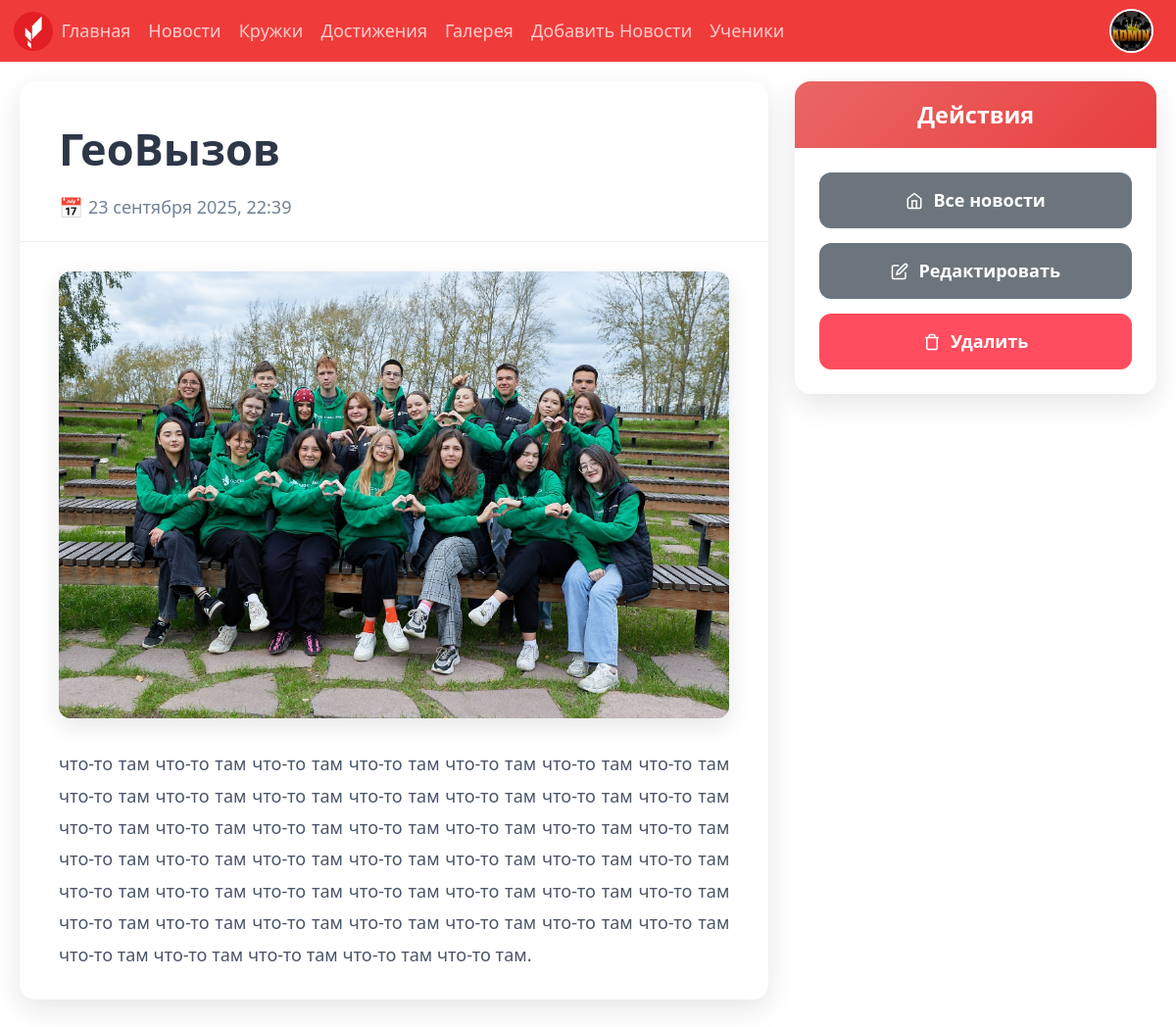
The app's page /post/4/ (signed in) with its own data.
### accounts/models.py (models this page shows, shortened)
class CustomUser(AbstractUser):
    patronymic = models.CharField('Отчество', max_length=150, blank=True)
    avatar = models.ImageField(
        'Аватар',
        upload_to=user_avatar_path,
        default='users/default_avatar.svg'
    )
    class Meta:
        verbose_name = 'Пользователь'
        verbose_name_plural = 'Пользователи'

### news/models.py (models this page shows, shortened)
class News(models.Model):
    title = models.CharField('Название',max_length=200)
    body = models.TextField('Содержание')
    date = models.DateTimeField('Дата',auto_now_add=True)
    image = models.ImageField('Изображение',upload_to='images/')
    class Meta:
        ordering = ['-date',]
        verbose_name = 'Новость'
        verbose_name_plural = 'Новости'

### news/views.py (the view)
# urls.py: path('post/<int:pk>/', BlogDetailView.as_view(), name='post_detail'),
class BlogDetailView(DetailView):
    model = News
    template_name = 'post_detail.html'

### templates/post_detail.html (shortened to what this page needs)
{% extends 'base.html' %}
{% load static %}
    {% block content %}
    <link href="{% static 'css/post_detail.css' %}" rel="stylesheet">
</head>
<body>
    <div class="animation-card">
        <div class="news-detail-container">
            <div class="row">
                <div class="col-md-8">
                    <div class="news-detail-card">
                        <div class="news-header">
                            <h1 class="news-title">{{ news.title }}</h1>
                            <div class="news-meta">
                                <span class="news-date">{{ news.date|date:"d E Y, H:i" }}</span>
                            </div>
                        </div>
                        <div class="news-content">
                            {% if news.image %}
                            <div class="news-image-container">
                                <a data-fancybox="gallery" data-src="{{ news.image.url }}"><img class="news-image" src="{{ news.image.url }}"></a>
                            </div>
                            {% endif %}
                            <div class="news-body">
                                {{ news.body|linebreaks }}
                            </div>
                        </div>
                    </div>
                </div>
                <div class="col-md-4">
                    <div class="sidebar-card">
                        <div class="sidebar-header">
                            <h5>Действия</h5>
                        </div>
                        <div class="sidebar-body">
                            {% if user.is_superuser %}
                                <div class="side-bar-buttons">
                                    <a href="{% url 'news' %}" class="btn-custom btn-all-news">
                                        <svg width="18" height="18" viewBox="0 0 24 24" fill="none" stroke="currentColor" stroke-width="2">
                                            <path d="M3 9l9-7 9 7v11a2 2 0 0 1-2 2H5a2 2 0 0 1-2-2z"></path>
                                            <polyline points="9 22 9 12 15 12 15 22"></polyline>
                                        </svg>
                                        Все новости
                                    </a>
                                    <a href="{% url 'post_edit' news.pk %}" class="btn-custom btn-edit">
                                        <svg width="18" height="18" viewBox="0 0 24 24" fill="none" stroke="currentColor" stroke-width="2">
                                            <path d="M11 4H4a2 2 0 0 0-2 2v14a2 2 0 0 0 2 2h14a2 2 0 0 0 2-2v-7"></path>
                                            <path d="M18.5 2.5a2.121 2.121 0 0 1 3 3L12 15l-4 1 1-4 9.5-9.5z"></path>
                                        </svg>
                                        Редактировать
                                    </a>
                                    <a href="{% url 'post_delete' news.pk %}" class="btn-custom btn-delete">
                                        <svg width="18" height="18" viewBox="0 0 24 24" fill="none" stroke="currentColor" stroke-width="2">
                                            <path d="M3 6h18"></path>
                                            <path d="M19 6v14a2 2 0 0 1-2 2H7a2 2 0 0 1-2-2V6"></path>
                                            <path d="M8 6V4a2 2 0 0 1 2-2h4a2 2 0 0 1 2 2v2"></path>
                                        </svg>
                                        Удалить
                                    </a>
                                </div>
                            {% endif %}
                        </div>
                    </div>
                </div>
            </div>
        </div>
    </div>
    {% endblock content %}

### templates/base.html (shortened to what this page needs)
<!DOCTYPE html>
{% load static %}
<html lang="ru">
<head>
    <link href="{% static 'css/base.css' %}" rel="stylesheet">
    <link rel="stylesheet" href="{% static 'css/style.css' %}">
    <link href="https://cdn.jsdelivr.net/npm/bootstrap@5.3.3/dist/css/bootstrap.min.css" rel="stylesheet"
>
    <link
        rel="stylesheet"
        href="https://cdn.jsdelivr.net/npm/@fancyapps/ui@6.0/dist/fancybox/fancybox.css"
    />
</head>
<body class="{% block body_class %}{% endblock %}">
    {% block header %}
    <header>
        <nav class="navbar navbar-expand-lg bg-body-tertiary" id="mn-navbar">
            <div class="container-fluid">
                <a href="{% url 'index' %}" class="d-flex align-items-center text-decoration-none">
                    <img src="{% static 'Images/main-icon.svg' %}" alt="icon" id="logo-image" style="width: 40px; height: 40px; object-fit: contain;">
                </a>
                <div class="collapse navbar-collapse" id="navbarNav">
                    <ul class="navbar-nav" id="nav-bar">
                        <li class="nav-item">
                            <a class="nav-link" aria-current="page" href="{% url 'index' %}">Главная</a>
                        </li>
                        <li class="nav-item">
                            <a class="nav-link" aria-current="page" href="{% url 'news' %}">Новости</a>
                        </li>
                        <li class="nav-item">
                            <a class="nav-link" aria-current="page" href="{% url 'activities' %}">Кружки</a>
                        </li>
                        <li class="nav-item">
                            <a class="nav-link" aria-current="page" href="{% url 'achievements' %}">Достижения</a>
                        </li>
                        <li class="nav-item">
                            <a class="nav-link" aria-current="page" href="{% url 'gallery' %}">Галерея</a>
                        </li>
                        {% if user.is_superuser %}
                        <li class="nav-item">
                            <a class="nav-link" aria-current="page" href="{% url 'post_new' %}">Добавить Новости</a>
                        </li>
                        {% endif %}
                        {% if user.is_superuser %}
                        <li class="nav-item">
                            <a class="nav-link" aria-current="page" href="{% url 'studentslist' %}">Ученики</a>
                        </li>
                        {% endif %}
                    </ul>
                    <ul class="navbar-nav ms-auto mg-r-main" id="navbarNav">
                        {% if user.is_authenticated %}
                        <li class="nav-item desktop-only">
                            <a aria-current="page" href="{% url 'dashboard' %}"><img src="{{ user.avatar.url }}" alt="Аватар" class="user-avatar" onerror="this.src='/media/users/default_avatar.png'"></a>
                        </li>
                        {% endif %}
                    </ul>
                </div>
            </div>
        </nav>
    </header>
    {% endblock header %}
    {% block content %}
    {% endblock content %}
</body>
</html>

### static/css/base.css (style rules this page uses)
.news-image { width: 100%; height: auto; display: block; transition: transform 0.3s ease; }
.animation-card { animation: fadeIn 0.6s ease-out; }
#mn-navbar { background-color: rgb(240, 59, 59) !important; }
.nav-link { color: rgb(255, 204, 204) !important; }
#logo-image { width: 2%; }
.mg-r-main { margin-right: 10px; }
.user-avatar { width: 45px; height: 45px; border-radius: 50%; object-fit: cover; border: 2px solid white; cursor: pointer; transition: transform 0.3s; }
.desktop-only { display: block; }
@media (max-width: 2000px) { #logo-image { width: 2%; } }
@media (max-width: 1500px) { #logo-image { width: 3%; } }

### static/css/style.css (style rules this page uses)
* { font-size: 18px; }

### static/css/post_detail.css (style rules this page uses)
.news-detail-container { max-width: 1500px; margin: 0 auto; padding: 20px; }
.news-detail-card { background: white; border-radius: 16px; box-shadow: 0 10px 30px rgba(0, 0, 0, 0.1); overflow: hidden; margin-bottom: 30px; }
.news-header { padding: 40px 40px 20px; border-bottom: 1px solid #e9ecef; }
.news-title { color: #2d3748; font-size: 2.5rem; font-weight: 700; margin-bottom: 15px; line-height: 1.3; }
.news-meta { display: flex; align-items: center; gap: 15px; color: #718096; font-size: 1rem; }
.news-date { display: flex; align-items: center; gap: 5px; }
.news-date::before { content: "📅"; font-size: 1.1rem; }
.news-content { padding: 30px 40px; }
.news-image-container { margin-bottom: 30px; border-radius: 12px; overflow: hidden; box-shadow: 0 8px 25px rgba(0, 0, 0, 0.1); }
.news-image { width: 100%; height: auto; display: block; transition: transform 0.3s ease; }
.news-body { font-size: 1.1rem; line-height: 1.8; color: #4a5568; text-align: justify; }
.news-body p { margin-bottom: 1.5rem; }
.news-body p:last-child { margin-bottom: 0; }
.sidebar-card { background: white; border-radius: 16px; box-shadow: 0 10px 30px rgba(0, 0, 0, 0.1); overflow: hidden; margin-bottom: 30px; }
.sidebar-header { background: linear-gradient(135deg, #ea6666 0%, #e93f3f 100%); color: white; padding: 20px; text-align: center; }
.sidebar-header h5 { margin: 0; font-size: 1.3rem; font-weight: 600; }
.sidebar-body { padding: 25px; }
.side-bar-buttons { display: flex; flex-direction: column; gap: 15px; }
.btn-custom { padding: 15px 20px; border-radius: 12px; font-weight: 600; text-decoration: none; text-align: center; transition: all 0.3s ease; border: none; display: flex; align-items: center; justify-content: center; gap: 10px; font-size: 1rem; }
.btn-all-news { background: #6c757d; color: white; }
.btn-edit { background: #6c757d; color: white; }
.btn-delete { background: #ff4d5f; color: white; }

### records on screen
CustomUser: avatar (picture)
News: title "ГеоВызов", date "23 сентября 2025, 22:39", image (picture), body "что-то там что-то там что-то там что-то там что-то там что-то там что-то там что-то там что-то там что-то там что-то там что-то там что-то там что-то там что-то там что-то там что-то там что-то там что-то там что-то там что-то там что-то там что-то там что-то там что-то там что-то там что-то там что-то там что-то там что-то там что-то там что-то там что-то там что-то там что-то там что-то там что-то там что-то там что-то там что-то там что-то там что-то там что-то там что-то там что-то там что-то там что-то там."
